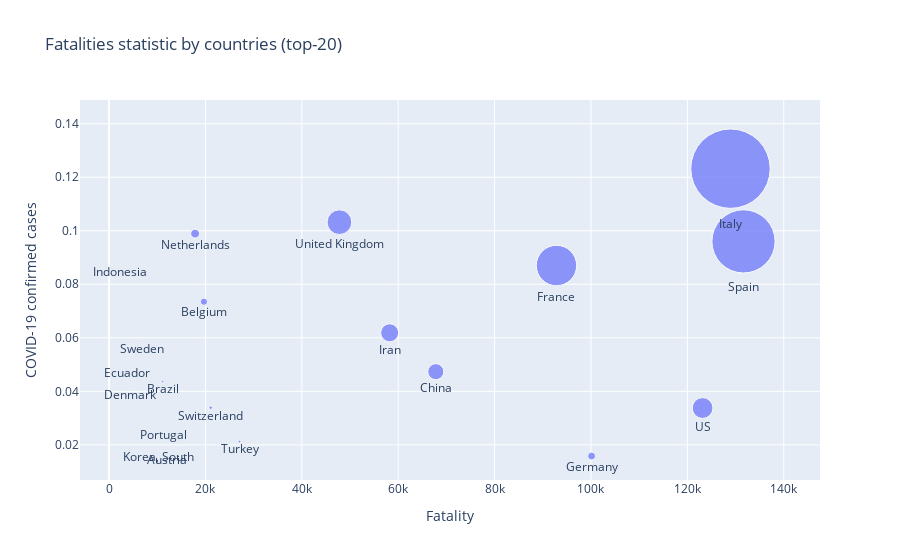

The code cell stored with this chart in its notebook:
### Code cell
trace0 = go.Scatter(
    x=topfatality.ConfirmedCases,
    y=topfatality.Fatality,
    mode = 'markers+text',
    text = topfatality.index,
    textposition='bottom center',
    marker = dict(
        size = topfatality.Fatalities/200,
    )
)

top = [trace0]
layout = {'title': 'Fatalities statistic by countries (top-20)', 'yaxis': {'title': 'COVID-19 confirmed cases'}, 
          'xaxis': {'title': 'Fatality'}}

fig = go.Figure(data=top, layout=layout)

iplot(fig, show_link=False)

### Figure 1 — Plotly figure (JSON) as saved in the notebook; plotly's stock layout.template omitted (floating-point values rounded to 4 significant figures)
{"data": [{"marker": {"size": [79.44, 63.2, 40.39, 24.67, 20.8, 18.02, 16.05, 8.83, 7.92, 7.235, 3.575, 2.87, 2.43, 2.005, 1.475, 1.02, 0.99, 0.915, 0.9, 0.895]}, "mode": "markers+text", "text": ["Italy", "Spain", "France", "United Kingdom", "US", "Iran", "China", "Netherlands", "Germany", "Belgium", "Switzerland", "Turkey", "Brazil", "Sweden", "Portugal", "Austria", "Indonesia", "Korea, South", "Ecuador", "Denmark"], "textposition": "bottom center", "type": "scatter", "x": [128948, 131646, 92839, 47806, 123160, 58226, 67803, 17851, 100123, 19691, 21100, 27069, 11130, 6830, 11278, 12051, 2273, 10237, 3646, 4369], "y": [0.1232, 0.09602, 0.08701, 0.1032, 0.03377, 0.06188, 0.04734, 0.09893, 0.01582, 0.07349, 0.03389, 0.02121, 0.04367, 0.05871, 0.02616, 0.01693, 0.08711, 0.01788, 0.04937, 0.04097]}], "layout": {"title": {"text": "Fatalities statistic by countries (top-20)"}, "xaxis": {"title": {"text": "Fatality"}}, "yaxis": {"title": {"text": "COVID-19 confirmed cases"}}}}
